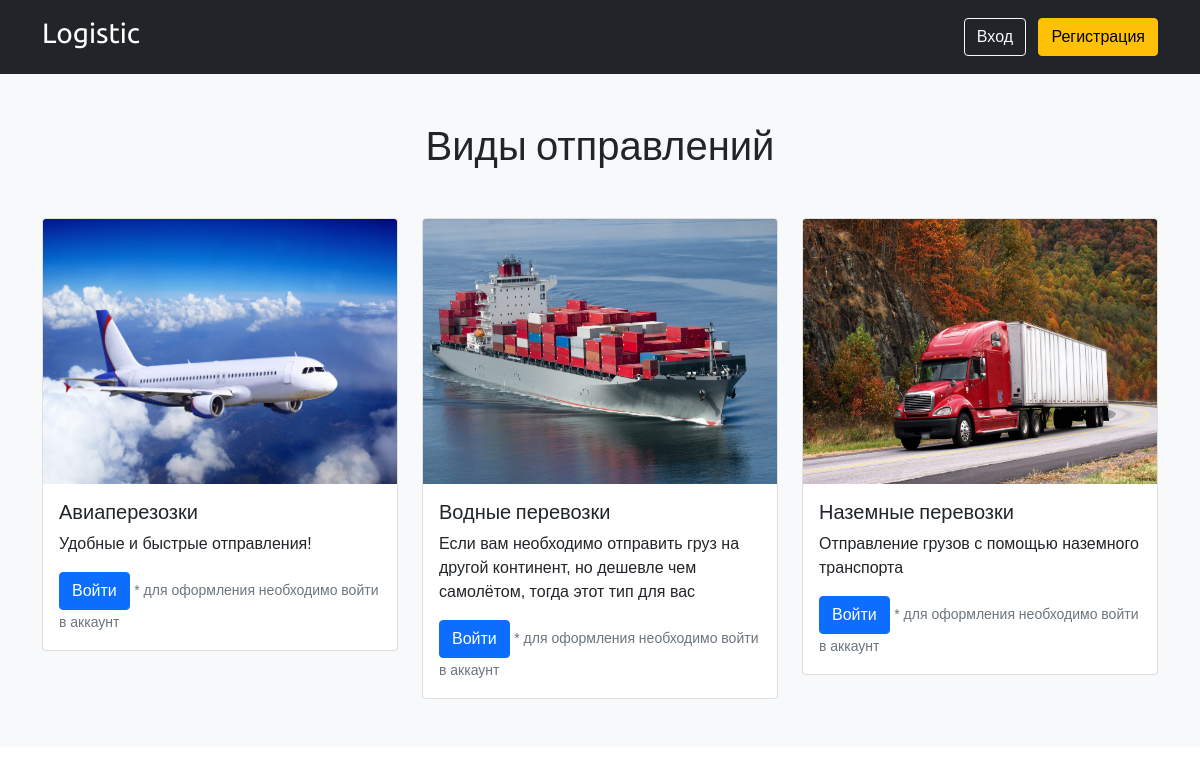
The page / on the database its author committed.
### mainSite/models.py (models this page shows, shortened)
class RetriveType(models.Model):
    name = models.CharField(max_length=256, null=False, blank=False, verbose_name='Наименование')
    image = models.ImageField(verbose_name='Фото', upload_to='images/category/', null=True, blank=True)
    descripton = models.TextField(verbose_name='Описание', null=False, blank=False)
    class Meta:
        verbose_name = 'Тип отправления'
        verbose_name_plural = 'Типы отправления'

### mainSite/views.py (the view)
# urls.py: 2. Add a URL to urlpatterns:  path('', views.home, name='home')
def home(request):
    retrive_type = models.RetriveType.objects.all()
    context = {
        'retrive_type':retrive_type
    }
    return render(request, 'mainSite/home.html', context)

### mainSite/templates/mainSite/home.html (shortened to what this page needs)
{% extends 'mainSite/base.html' %}
{% block content %}
<main>
    <div class="album py-5 bg-light">
      <div class="container">
        <div class="text-center mb-5"><h1>Виды отправлений</h1></div>
        <div class="row row-cols-1 row-cols-md-3 g-4">
          {% if retrive_type %}
            {% for rt in retrive_type %}
          <div class="col">
            <div class="card">
              <div class="ratio ratio-4x3">
                <img src="{{ rt.image.url }}" class="card-img-top" alt="...">
              </div>
              <div class="card-body">
                <h5 class="card-title">{{ rt.name }}</h5>
                <p class="card-text">{{ rt.descripton }}</p>
                {% if user.is_authenticated %}
                <a href="{% url 'make_order' %}"><button class="btn btn-primary" name="button_type" value="{{rt.id}}">Оформить заказ</button></a>
                {% else %}
                <a href="{% url 'login_page' %}"><button class="btn btn-primary" name="button_type" value="{{rt.id}}">Войти</button></a> <small class="text-muted">* для оформления необходимо войти в аккаунт</small>
                {% endif %}
              </div>
            </div>
          </div>
          {% endfor %}
          {% else %}
            <h1>Нет доставок!</h1>
          {% endif %}
        </div>
        </div>
      </div>
  </main>
{% endblock %}

### mainSite/templates/mainSite/base.html (shortened to what this page needs)
{% load static %}
<!DOCTYPE html>
<html lang="en">
  <head>
    <link href="https://cdn.jsdelivr.net/npm/bootstrap@5.0.1/dist/css/bootstrap.min.css" rel="stylesheet">
    <link href="{% static "css/base.css" %}" rel="stylesheet">
  </head>
  <body>
      <header class="p-3 bg-dark text-white">
        <div class="container">
          <div class="d-flex flex-wrap align-items-center justify-content-center justify-content-lg-start">
            <a href="{% url 'home' %}" class="d-flex align-items-center mb-2 mb-lg-0 text-white text-decoration-none">
              <h3>Logistic</h3>
            </a>
            {% if user.is_authenticated %}
            <div class="text-end">
                <a href="{% url 'my_order' %}" class="text-white">{{ user.get_username }}</a>
                <a href="{% url 'logout' %}"><button type="button" class="btn btn-outline-light me-2">Выход</button></a>
              </div>
            {% else %}
            <div class="text-end">
              <a href="{% url 'login_page' %}"><button type="button" class="btn btn-outline-light me-2">Вход</button></a>
              <a href="{% url 'register' %}"><button type="button" class="btn btn-warning">Регистрация</button></a>
            </div>
            {% endif %}
          </div>
        </div>
      </header>
    {% block content %}{% endblock %}
  </body>
</html>

### static/css/base.css (style rules this page uses)
body { margin:0; padding:0; font-family:helvetica, sans-serif; }
h1, h2, h3, h4, h5 , h6 { font-family: 'Ubuntu', sans-serif; font-weight:normal; }
a { text-decoration:none; color:#5993bb; }

### mainSite/templates/mainSite/base.html (style rules this page uses)
main { background-color: #f8f9fa!important; }

### rows shown on the page
RetriveType: image (picture), name "Авиаперезозки", descripton "Удобные и быстрые отправления!", {{ rt.id }} 1 (drawn)
RetriveType: image (picture), name "Водные перевозки", descripton "Если вам необходимо отправить груз на другой континент, но дешевле чем самолётом, тогда этот тип для вас", {{ rt.id }} 2 (drawn)
RetriveType: image (picture), name "Наземные перевозки", descripton "Отправление грузов с помощью наземного транспорта", {{ rt.id }} 3 (drawn)
